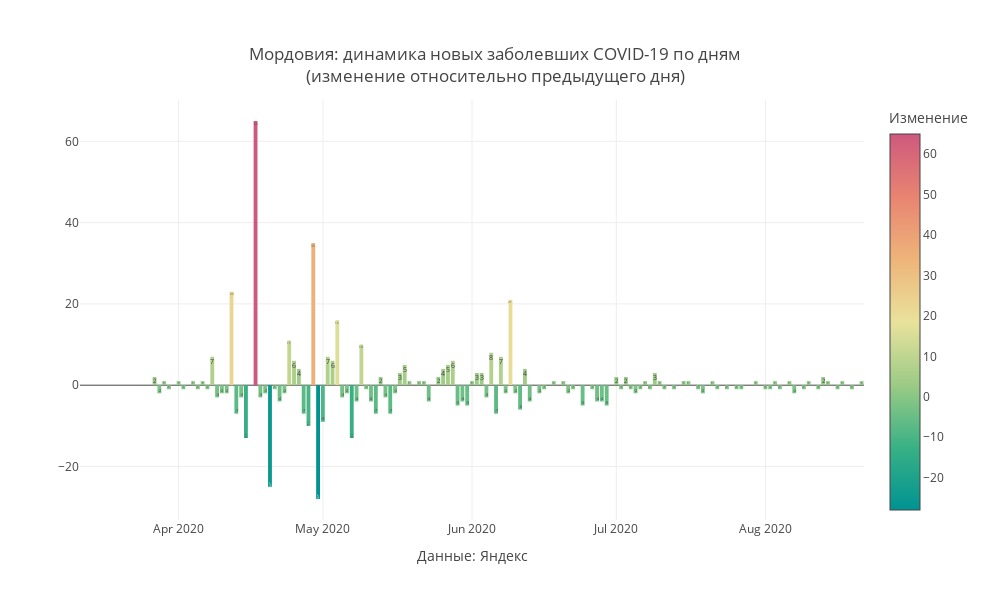

Here is the notebook cell this chart was saved with:
### Code cell
mask = X.Region ==my_region
#mask = (X.Date>datetime.date(2020,5,1))&(X.Region==my_region)
#Y = X[mask]

#Y['base'] = Y['Change_dayconf']*Y['Change_dayconf'].apply(lambda d:0 if d>0 else 1)
#Y['Date']= pd.to_datetime(Y.Date)
fig = go.Figure()
fig.add_trace(
              go.Bar(x = X[mask].Date,y=X[mask].Change_dayconf,text = X[mask]['Change_dayconf'],textposition = 'inside',hoverinfo='x+y',
                
                
                 marker_color = X[mask]['Change_dayconf'],marker_colorscale = 'Temps',marker_colorbar ={'tickmode':'auto',
                                    'title':{'text':'Изменение','side':'top'}}
                    )   
                )
fig.update_layout(
   annotations=[
        
        dict(x=0.5,y=-0.15,
            showarrow=False,
            text="",
            xref="paper",
            yref="paper")],
                  title=f'{my_region}: динамика новых заболевших COVID-19 по дням<br>(изменение относительно предыдущего дня)',
                  title_x = 0.5,
                  title_y= 0.9,
                  title_xanchor = "center",
                  title_yanchor = "bottom", 
                  legend_x = 0.05,legend_y = 0.98,
                  width = 990, height = 600,template = 'gridon',
    
    
                  xaxis_title='Данные: Яндекс',
    yaxis_title = ' '
)

fig.show()

### Figure 1 — Plotly figure (JSON) as saved in the notebook; plotly's stock layout.template omitted (floating-point values rounded to 4 significant figures; data arrays with more than 128 entries replaced by an {"elided": "..."} marker saying what was removed)
{"data": [{"hoverinfo": "x+y", "marker": {"color": {"elided": "163 int values"}, "colorbar": {"tickmode": "auto", "title": {"side": "top", "text": "Изменение"}}, "colorscale": [[0, "rgb(0, 147, 146)"], [0.1667, "rgb(57, 177, 133)"], [0.3333, "rgb(156, 203, 134)"], [0.5, "rgb(233, 226, 156)"], [0.6667, "rgb(238, 180, 121)"], [0.8333, "rgb(232, 132, 113)"], [1, "rgb(207, 89, 126)"]]}, "text": {"elided": "163 int values"}, "textposition": "inside", "type": "bar", "x": {"elided": "163 str values"}, "y": {"elided": "163 int values"}}], "layout": {"annotations": [{"showarrow": false, "text": "", "x": 0.5, "xref": "paper", "y": -0.15, "yref": "paper"}], "height": 600, "legend": {"x": 0.05, "y": 0.98}, "title": {"text": "Мордовия: динамика новых заболевших COVID-19 по дням<br>(изменение относительно предыдущего дня)", "x": 0.5, "xanchor": "center", "y": 0.9, "yanchor": "bottom"}, "width": 990, "xaxis": {"title": {"text": "Данные: Яндекс"}}, "yaxis": {"title": {"text": " "}}}}
